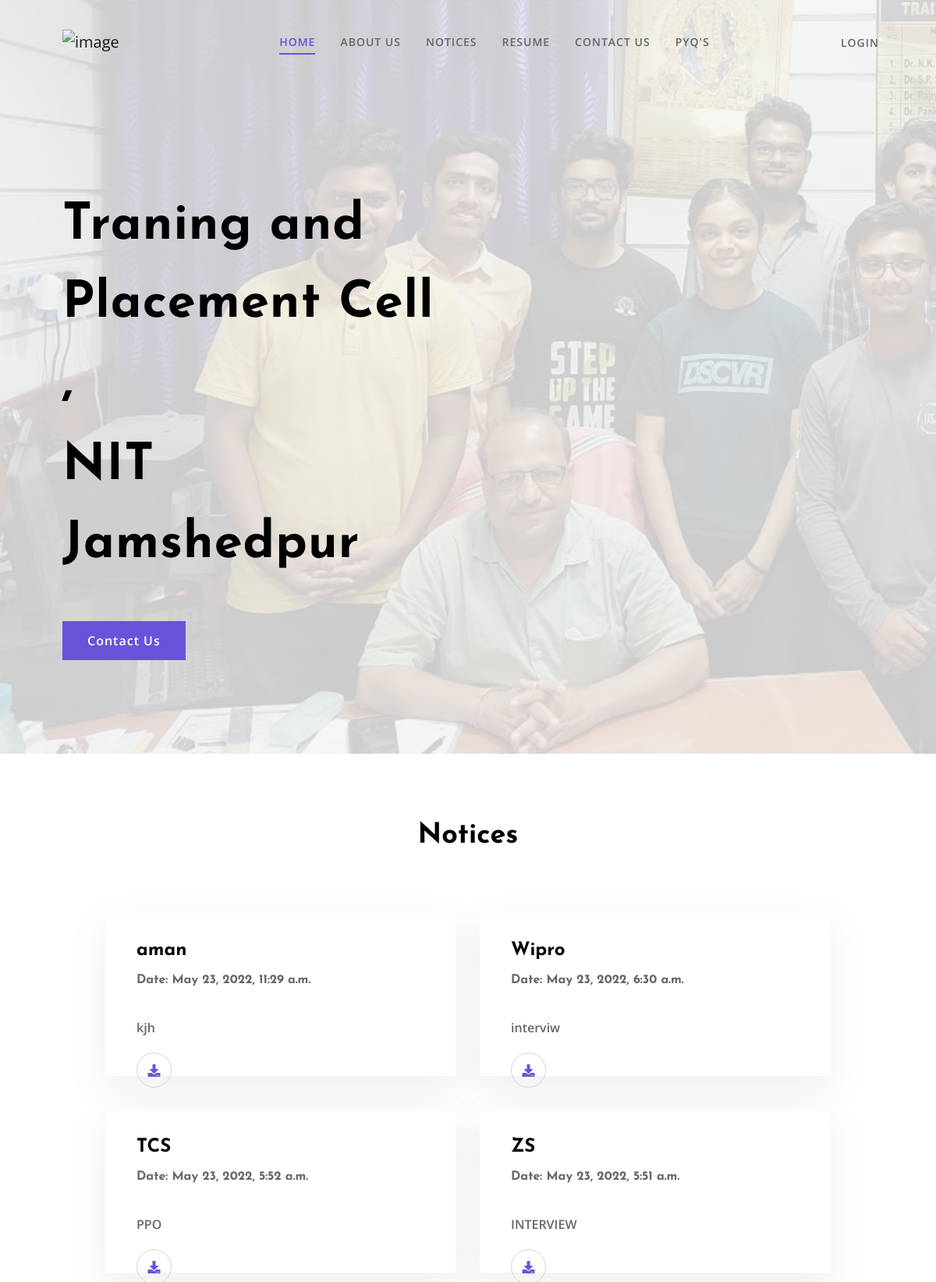
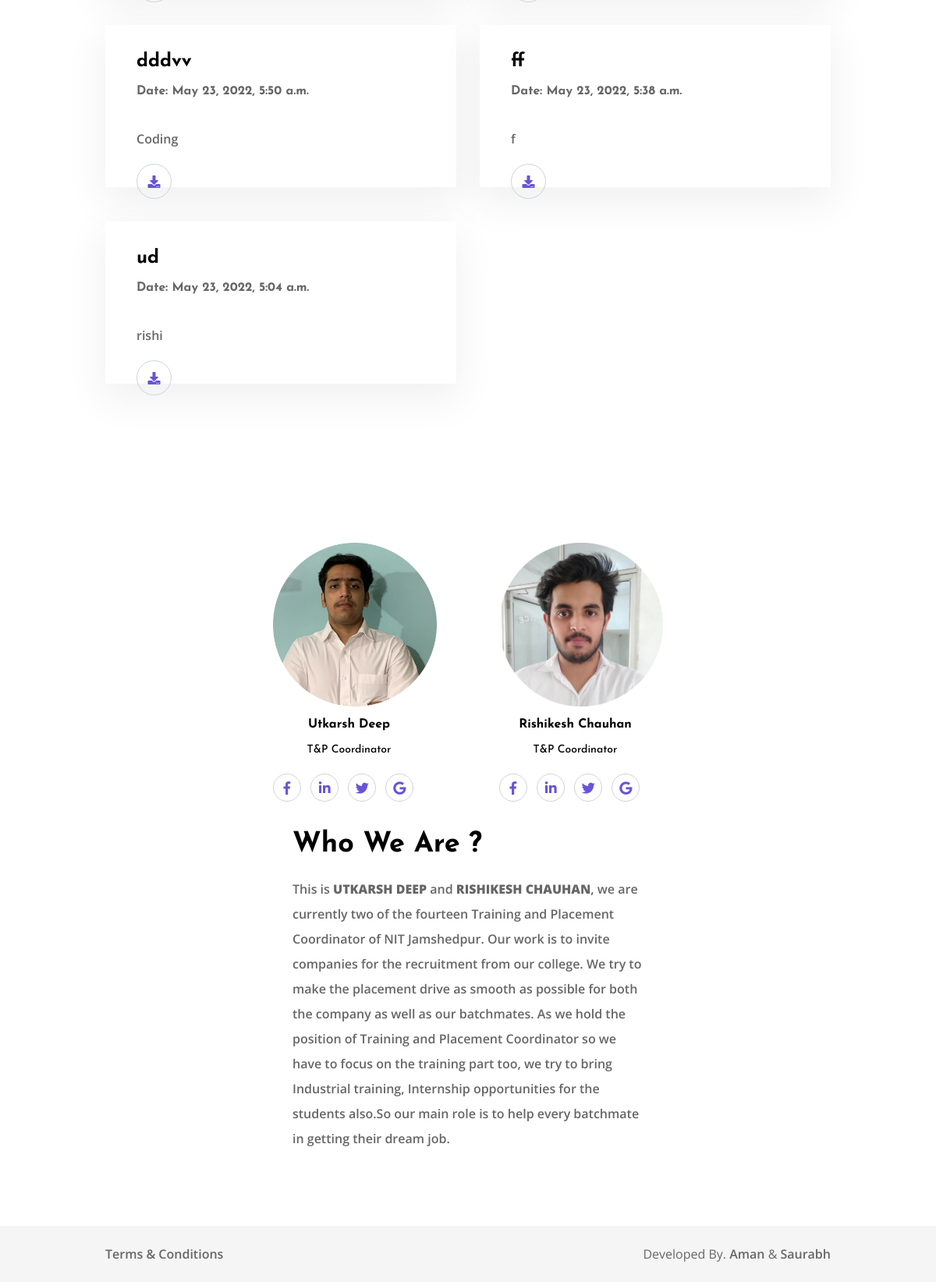
The page / on the database its author committed (2 pictures, top to bottom).
### ud/models.py (models this page shows, shortened)
class NOTICE(models.Model):
    created = models.DateTimeField(auto_now_add=True)
    subject = models.CharField(max_length=50, null=False)
    notice = models.FileField(blank=True)
    text = models.TextField(null=True)

### ud/views.py (the view)
# urls.py: path('', views.index, name='home'),
def index(request):
    document = NOTICE.objects.all().order_by("-created")
    context = {'document': document}
    return render(request, 'ud/index.html', context)

### ud/templates/ud/index.html (shortened to what this page needs)
<!doctype html>
<html lang="en">
<head>
   {% load static %}
   <link rel="stylesheet" href="{% static 'css/bootstrap.min.css' %}">
   <link rel="stylesheet" href="{% static 'css/typography.css' %}">
   <link rel="stylesheet" href="{% static 'css/style.css' %}">
   <link rel="stylesheet" href="{% static 'css/responsive.css' %}">
</head>
<body>
   {% block content %}
   <header id="header">
      <div class="container-fluid">
         <div class="row align-items-center">
            <div class="col-lg-10">
               <nav class="navbar navbar-expand-lg navbar-light">
                  <a class="navbar-brand" href="{% url 'home' %}">
                     <img class="logo" src="https://www.nitjsr.ac.in/static/media/logo_new.c32b27e1.png" alt="image">
                  </a>
                  <div class="collapse navbar-collapse" id="navbarNavDropdown">
                     <ul class="navbar-nav ml-auto">
                        <li class="nav-item">
                           <a class="nav-link active" href="{% url 'home' %}">Home</a>
                        </li>
                        <li class="nav-item">
                           <a class="nav-link" href="#about-us">About Us</a>
                        </li>
                        <li class="nav-item">
                           <a class="nav-link" href="#Notices">Notices</a>
                        </li>
                        <li class="nav-item">
                           <a class="nav-link" href="{% url 'resume'%}">Resume</a>
                        </li>
                        <li class="nav-item">
                           <a class="nav-link" href="{%url 'contact'%}">Contact Us</a>
                        </li>
                        <li class="nav-item">
                           <a class="nav-link" href="{% url 'pyqs'%}">PYQ's</a>
                        </li>
                     </ul>
                  </div>
               </nav>
            </div>
            <div class="col-lg-2 text-right p-0">
               <ul class="login">
                  {% if request.user.is_authenticated %}
                  <li class="d-inline pl-3 pl-md-0"><a href="{% url 'logout'%}">Logout</a></li>
                  {%else%}
                  <li class="d-inline pr-3 pr-md-2"><a href="{% url 'login'%}">Login</a></li>
                  {%endif%}
               </ul>
            </div>
         </div>
      </div>
   </header>
   <div class="banner">
      <div class="banner-text" id="banner">
         <div class="container-fluid">
            <div class="row">
               <div class="col-lg-6 col-md-12 col-sm-12 align-self-center">
                  <h1>Traning and Placement Cell , </h1>
                  <h1> NIT Jamshedpur</h1>
                  <a href="{%url 'contact'%}" class="button mb-lg-0 mb-5">Contact Us</a>
               </div>
            </div>
         </div>
      </div>
   </div>
   <div class="main-content">
      <section class="our-customer" id="Notices">
         <div class="container">
            <div class="row">
               <div class="col-lg-12">
                  <div class="title-box">
                     <h2 class="title">Notices</h2>
                  </div>
               </div>
            </div>
            <div class="row">
               {% for i in document %}
               <div class="col-lg-6 position-relative main-customer">
                  <div class="customer-box">
                     <div class="customer-detail mb-4">
                        <div class="float-left">
                           <h4 class="font-weight-bold"><a href="#">{{i.subject}}</a></h4>
                           <h5 class="text-gray font-weight-bold">Date: {{i.created}}</h5>
                        </div>
                        <div class="clearfix"></div>
                     </div>
                     <p class="iq-fw-600">{{i.text}}</p>
                     <div class="notice_icon">
                        <a href="{{i.notice.url}}" id="icon_"><i class="fa fa-download" aria-hidden="true"></i>
                        </a>
                     </div>
                  </div>
               </div>
               {% endfor %}
            </div>
         </div>
      </section>
   </div>
   <div class="main-content" id="about-us">
      <section>
         <div class="container">
            <div class="row justify-content-around">
               <div class="card__">
                  <div class="single_card">
                     <div class="card-img card_">
                        <img src="../../../static/images/UD.png" width="210px" class="img-fluid" alt="images">
                        <div class="team-details text-center">
                           <h5 class="iq-fw-8 center_">Utkarsh Deep</h5>
                           <h6 class="mb-10 center_">T&P Coordinator</h6>
                        </div>
                     </div>
                     <ul class="info-share change_">
                        <li class="list-inline-item"><a href="https://www.facebook.com/utkarsh.deep.12" target="@"><i class="fab fa-facebook-f"></i></a>
                        </li>
                        <li class="list-inline-item"><a href="https://www.linkedin.com/in/utkarsh-deep-578b321a1" target="@"><i class="fab fa-linkedin-in"></i></a>
                        </li>
                        <li class="list-inline-item"><a href="" target="@"><i class="fab fa-twitter"></i></a>
                        </li>
                        <li class="list-inline-item"><a href="https://mail.google.com/mail/u/0/#inbox?compose=GTvVlcRzBWZbmwSlqGpHmHghQBMbpjFNmhbZBvghGQWCtpCZVgwTlnVsljpXtWRTxKrcKsvLKDrQd" target="@"><i class="fab fa-google"></i></a>
                        </li>
                     </ul>
                  </div>
                  <div class="single_card">
                     <div class="card-img card_">
                        <img src="../../../static/images/Risikesh.png" width="210px" class="img-fluid" alt="images">
                        <div class="team-details text-center">
                           <h5 class="iq-fw-8 center_">Rishikesh Chauhan</h5>
                           <h6 class="mb-10 center_">T&P Coordinator</h6>
                        </div>
                     </div>
                     <ul class="info-share change_">
                        <li class="list-inline-item"><a href="https://www.facebook.com/profile.php?id=100006447847319" target="@"><i class="fab fa-facebook-f"></i></a>
                        </li>
                        <li class="list-inline-item"><a href="https://www.linkedin.com/in/rishikesh-chauhan-5551601b1" target="@"><i class="fab fa-linkedin-in"></i></a>
                        </li>
                        <li class="list-inline-item"><a href="#" target="@"><i class="fab fa-twitter"></i></a>
                        </li>
                        <li class="list-inline-item"><a href="https://mail.google.com/mail/u/0/#inbox?compose=GTvVlcRzBWZbmwSlqGpHmHghQBMbpjFNmhbZBvghGQWCtpCZVgwTlnVsljpXtWRTxKrcKsvLKDrQd" target="@"><i class="fab fa-google"></i></a>
                        </li>
                     </ul>
                  </div>
               </div>
               <div class="col-lg-6">
                  <h2 class="mb-3 iq-fw-8 mt-5 mt-lg-0">Who We Are ?</h2>
                  <So class="mb-3 iq-fw-6">This is <b>UTKARSH DEEP</b> and <b>RISHIKESH CHAUHAN</b>, we are  currently two of the fourteen Training and Placement Coordinator of NIT Jamshedpur. Our work is to invite companies for the recruitment from our college. We try to make the placement drive as smooth as possible for both the company as well as our batchmates. As we hold the position of Training and Placement Coordinator so we have to focus on the training part too, we try to bring Industrial training, Internship opportunities for the students also.So our main role is to help every batchmate in getting their dream job.</p>
               </div>
            </div>
         </div>
      </section>
   </div>
   {% endblock content %}
   <footer class="gray-bg">
      <div class="container">
         <div class="footer-bottom">
            <div class="row">
               <div class="col-auto mr-auto">
                  <ul class="list-inline">
                     <li class="list-inline-item mr-3 r-font-12"><a href="#termandcondition"
                           class="text-gray iq-fw-6">Terms &
                           Conditions</a></li>
                  </ul>
               </div>
               <div class="col-auto r-font-12">Developed By. <a href="https://www.linkedin.com/in/aman-ranjan-a7a01a185/" target="#" class="text-gray iq-fw-6">Aman </a>&<a href="https://www.linkedin.com/in/saurabh-verma-326672191/" target="#" class="text-gray iq-fw-6"> Saurabh</a>
               </div>
            </div>
         </div>
   </footer>
</body>
</html>

### static/css/typography.css (style rules this page uses)
body { font-family: 'Open Sans', sans-serif; font-weight: normal; font-style: normal; font-size: 16px; line-height: 2em; color: #666666; }
a, .btn, .button { -webkit-transition: all 0.3s ease-out 0s; -moz-transition: all 0.3s ease-out 0s; -ms-transition: all 0.3s ease-out 0s; -o-transition: all 0.3s ease-out 0s; transition: all 0.3s ease-out 0s; }
a, button { outline: medium none !important; color: #6754d9; }
h1, h2, h3, h4, h5, h6 { margin-top: 0px; color: #000000; font-family: 'Josefin Sans', sans-serif; }
h1 a, h2 a, h3 a, h4 a, h5 a, h6 a { color: inherit; }
h1 { font-size: 65px; font-style: normal; line-height: 100px; font-weight: bold; }
h2 { font-size: 36px; font-style: normal; line-height: 50px; }
h4 { font-size: 24px; font-style: normal; line-height: 34px; }
h5 { font-size: 16px; font-style: normal; line-height: 26px; }
h6 { font-size: 14px; font-style: normal; line-height: 24px; }
ul { margin: 0px; padding: 0px; }
section { padding: 80px 0; }
.container-fluid { padding:0 80px; }
.container { max-width:1170px; }
.iq-fw-600 { font-weight: 600; }
.iq-fw-6 { font-weight: 600; }
.iq-fw-8 { font-weight: 800; }
.text-gray { color: #666666; }
.title-box { margin-bottom: 75px; text-align: center; }
.title-box .title { margin-bottom: 15px; font-weight: bold; }
.button { background: #6754d9; color: #ffffff; padding: 15px 30px; display: inline-block;border: 2px solid transparent; text-decoration: none !important; font-size: 16px; line-height: 16px; font-weight: 600;letter-spacing: 1px;cursor: pointer; }
.gray-bg { background: #f5f5f5; }

### static/css/responsive.css (style rules this page uses)
@media (min-width:576px) { .container { max-width: 540px } }
@media (min-width:768px) { .container { max-width: 720px } }
@media (min-width:992px) { .container { max-width: 960px } }
@media (max-width:1399px) { footer:before { top: -64px; } }
@media (max-width:1399px) { .login li a { font-size: 14px; } }
@media (max-width:1399px) { header .navbar-light .navbar-nav .nav-item a { font-size: 14px; } }
@media (max-width:1365px) { .info-share li a { width: 36px ;height: 36px; line-height: 36px; } }
@media (max-width:1365px) { header .navbar-light .navbar-nav .nav-item { margin: 0 16px; } }

### rows shown on the page
NOTICE: subject "aman", created "May 23, 2022, 11:29 a.m.", text "kjh"
NOTICE: subject "Wipro", created "May 23, 2022, 6:30 a.m.", text "interviw"
NOTICE: subject "TCS", created "May 23, 2022, 5:52 a.m.", text "PPO"
NOTICE: subject "ZS", created "May 23, 2022, 5:51 a.m.", text "INTERVIEW"
NOTICE: subject "dddvv", created "May 23, 2022, 5:50 a.m.", text "Coding"
NOTICE: subject "ff", created "May 23, 2022, 5:38 a.m.", text "f"
NOTICE: subject "ud", created "May 23, 2022, 5:04 a.m.", text "rishi"
